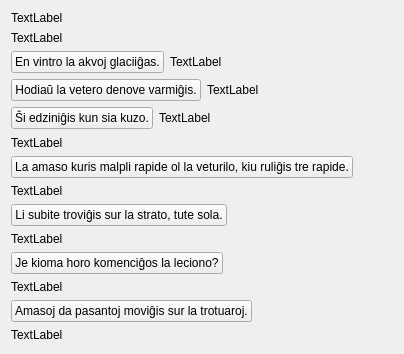
     <widget class="QWidget" name="tab_2">
      <attribute name="icon">
       <iconset resource="ikonoj.qrc">
        <normaloff>:/ikonoj/leciono.png</normaloff>:/ikonoj/leciono.png</iconset>
      </attribute>
      <attribute name="title">
       <string>2</string>
      </attribute>
      <layout class="QVBoxLayout" name="verticalLayout_30" stretch="0,0,1,0,0,3">
       <item>
        <widget class="QLabel" name="Lec12_Label19">
         <property name="text">
          <string>TextLabel</string>
         </property>
         <property name="wordWrap">
          <bool>true</bool>
         </property>
        </widget>
       </item>
       <item>
        <layout class="QVBoxLayout" name="verticalLayout_23">
         <item>
          <widget class="QLabel" name="Lec12_Label3">
           <property name="text">
            <string>TextLabel</string>
           </property>
           <property name="wordWrap">
            <bool>true</bool>
           </property>
          </widget>
         </item>
         <item>
          <layout class="QHBoxLayout" name="horizontalLayout_41">
           <item>
            <layout class="QVBoxLayout" name="verticalLayout_22">
             <item>
              <layout class="QHBoxLayout" name="horizontalLayout_40" stretch="3,1">
               <item>
                <widget class="neklakebla" name="pushButton_34">
                 <property name="sizePolicy">
                  <sizepolicy hsizetype="Maximum" vsizetype="Fixed">
                   <horstretch>0</horstretch>
                   <verstretch>0</verstretch>
                  </sizepolicy>
                 </property>
                 <property name="text">
                  <string>En vintro la akvoj glaciiĝas.</string>
                 </property>
                </widget>
               </item>
               <item>
                <widget class="QLabel" name="Lec12_Label21">
                 <property name="text">
                  <string>TextLabel</string>
                 </property>
                 <property name="wordWrap">
                  <bool>true</bool>
                 </property>
                </widget>
               </item>
              </layout>
             </item>
             <item>
              <layout class="QHBoxLayout" name="horizontalLayout_42" stretch="3,1">
               <item>
                <widget class="neklakebla" name="pushButton_37">
                 <property name="sizePolicy">
                  <sizepolicy hsizetype="Maximum" vsizetype="Fixed">
                   <horstretch>0</horstretch>
                   <verstretch>0</verstretch>
                  </sizepolicy>
                 </property>
                 <property name="text">
                  <string>Hodiaŭ la vetero denove varmiĝis.</string>
                 </property>
                </widget>
               </item>
               <item>
                <widget class="QLabel" name="Lec12_Label23">
                 <property name="text">
                  <string>TextLabel</string>
                 </property>
                 <property name="wordWrap">
                  <bool>true</bool>
                 </property>
                </widget>
               </item>
              </layout>
             </item>
             <item>
              <layout class="QHBoxLayout" name="horizontalLayout_43" stretch="3,1">
               <item>
                <widget class="neklakebla" name="pushButton_38">
                 <property name="sizePolicy">
                  <sizepolicy hsizetype="Maximum" vsizetype="Fixed">
                   <horstretch>0</horstretch>
                   <verstretch>0</verstretch>
                  </sizepolicy>
                 </property>
                 <property name="text">
                  <string>Ŝi edziniĝis kun sia kuzo.</string>
                 </property>
                </widget>
               </item>
               <item>
                <widget class="QLabel" name="Lec12_Label22">
                 <property name="text">
                  <string>TextLabel</string>
                 </property>
                 <property name="wordWrap">
                  <bool>true</bool>
                 </property>
                </widget>
               </item>
              </layout>
             </item>
            </layout>
           </item>
          </layout>
         </item>
        </layout>
       </item>
       <item>
        <spacer name="verticalSpacer_6">
         <property name="orientation">
          <enum>Qt::Vertical</enum>
         </property>
         <property name="sizeHint" stdset="0">
          <size>
           <width>20</width>
           <height>1</height>
          </size>
         </property>
        </spacer>
       </item>
       <item>
        <widget class="QLabel" name="Lec12_Label24">
         <property name="text">
          <string>TextLabel</string>
         </property>
         <property name="wordWrap">
          <bool>true</bool>
         </property>
        </widget>
       </item>
       <item>
        <layout class="QHBoxLayout" name="horizontalLayout_95">
         <item>
          <layout class="QVBoxLayout" name="verticalLayout_29">
           <item>
            <layout class="QVBoxLayout" name="verticalLayout_28">
             <item>
              <layout class="QHBoxLayout" name="horizontalLayout_50">
               <item>
                <widget class="neklakebla" name="pushButton_39">
                 <property name="sizePolicy">
                  <sizepolicy hsizetype="Maximum" vsizetype="Fixed">
                   <horstretch>0</horstretch>
                   <verstretch>0</verstretch>
                  </sizepolicy>
                 </property>
                 <property name="text">
                  <string>La amaso kuris malpli rapide ol la veturilo, kiu ruliĝis tre rapide.</string>
                 </property>
                </widget>
               </item>
               <item>
                <spacer name="horizontalSpacer_33">
                 <property name="orientation">
                  <enum>Qt::Horizontal</enum>
                 </property>
                 <property name="sizeHint" stdset="0">
                  <size>
                   <width>40</width>
                   <height>20</height>
                  </size>
                 </property>
                </spacer>
               </item>
              </layout>
             </item>
             <item>
              <layout class="QHBoxLayout" name="horizontalLayout_46">
               <item>
                <widget class="QLabel" name="Lec12_Label25">
                 <property name="text">
                  <string>TextLabel</string>
                 </property>
                 <property name="wordWrap">
                  <bool>true</bool>
                 </property>
                 <property name="tipo" stdset="0">
                  <string>suba</string>
                 </property>
                </widget>
               </item>
              </layout>
             </item>
            </layout>
           </item>
           <item>
            <layout class="QVBoxLayout" name="verticalLayout_27">
             <item>
              <layout class="QHBoxLayout" name="horizontalLayout_92">
               <item>
                <widget class="neklakebla" name="pushButton_40">
                 <property name="sizePolicy">
                  <sizepolicy hsizetype="Maximum" vsizetype="Fixed">
                   <horstretch>0</horstretch>
                   <verstretch>0</verstretch>
                  </sizepolicy>
                 </property>
                 <property name="text">
                  <string>Li subite troviĝis sur la strato, tute sola.</string>
                 </property>
                </widget>
               </item>
               <item>
                <spacer name="horizontalSpacer_34">
                 <property name="orientation">
                  <enum>Qt::Horizontal</enum>
                 </property>
                 <property name="sizeHint" stdset="0">
                  <size>
                   <width>40</width>
                   <height>20</height>
                  </size>
                 </property>
                </spacer>
               </item>
              </layout>
             </item>
             <item>
              <layout class="QHBoxLayout" name="horizontalLayout_47">
               <item>
                <widget class="QLabel" name="Lec12_Label26">
                 <property name="text">
                  <string>TextLabel</string>
                 </property>
                 <property name="wordWrap">
                  <bool>true</bool>
                 </property>
                 <property name="tipo" stdset="0">
                  <string>suba</string>
                 </property>
                </widget>
               </item>
              </layout>
             </item>
            </layout>
           </item>
           <item>
            <layout class="QVBoxLayout" name="verticalLayout_26">
             <item>
              <layout class="QHBoxLayout" name="horizontalLayout_93">
               <item>
                <widget class="neklakebla" name="pushButton_41">
                 <property name="sizePolicy">
                  <sizepolicy hsizetype="Maximum" vsizetype="Fixed">
                   <horstretch>0</horstretch>
                   <verstretch>0</verstretch>
                  </sizepolicy>
                 </property>
                 <property name="text">
                  <string>Je kioma horo komenciĝos la leciono?</string>
                 </property>
                </widget>
               </item>
               <item>
                <spacer name="horizontalSpacer_35">
                 <property name="orientation">
                  <enum>Qt::Horizontal</enum>
                 </property>
                 <property name="sizeHint" stdset="0">
                  <size>
                   <width>40</width>
                   <height>20</height>
                  </size>
                 </property>
                </spacer>
               </item>
              </layout>
             </item>
             <item>
              <layout class="QHBoxLayout" name="horizontalLayout_48">
               <item>
                <widget class="QLabel" name="Lec12_Label27">
                 <property name="text">
                  <string>TextLabel</string>
                 </property>
                 <property name="wordWrap">
                  <bool>true</bool>
                 </property>
                 <property name="tipo" stdset="0">
                  <string>suba</string>
                 </property>
                </widget>
               </item>
              </layout>
             </item>
            </layout>
           </item>
           <item>
            <layout class="QVBoxLayout" name="verticalLayout_25">
             <item>
              <layout class="QHBoxLayout" name="horizontalLayout_94">
               <item>
                <widget class="neklakebla" name="pushButton_42">
                 <property name="sizePolicy">
                  <sizepolicy hsizetype="Maximum" vsizetype="Fixed">
                   <horstretch>0</horstretch>
                   <verstretch>0</verstretch>
                  </sizepolicy>
                 </property>
                 <property name="text">
                  <string>Amasoj da pasantoj moviĝis sur la trotuaroj.</string>
                 </property>
                </widget>
               </item>
               <item>
                <spacer name="horizontalSpacer_36">
                 <property name="orientation">
                  <enum>Qt::Horizontal</enum>
                 </property>
                 <property name="sizeHint" stdset="0">
                  <size>
                   <width>40</width>
                   <height>20</height>
                  </size>
                 </property>
                </spacer>
               </item>
              </layout>
             </item>
             <item>
              <layout class="QHBoxLayout" name="horizontalLayout_49">
               <item>
                <widget class="QLabel" name="Lec12_Label28">
                 <property name="text">
                  <string>TextLabel</string>
                 </property>
                 <property name="wordWrap">
                  <bool>true</bool>
                 </property>
                 <property name="tipo" stdset="0">
                  <string>suba</string>
                 </property>
                </widget>
               </item>
              </layout>
             </item>
            </layout>
           </item>
          </layout>
         </item>
        </layout>
       </item>
       <item>
        <spacer name="verticalSpacer_14">
         <property name="orientation">
          <enum>Qt::Vertical</enum>
         </property>
         <property name="sizeHint" stdset="0">
          <size>
           <width>20</width>
           <height>1</height>
          </size>
         </property>
        </spacer>
       </item>
      </layout>
     </widget>
